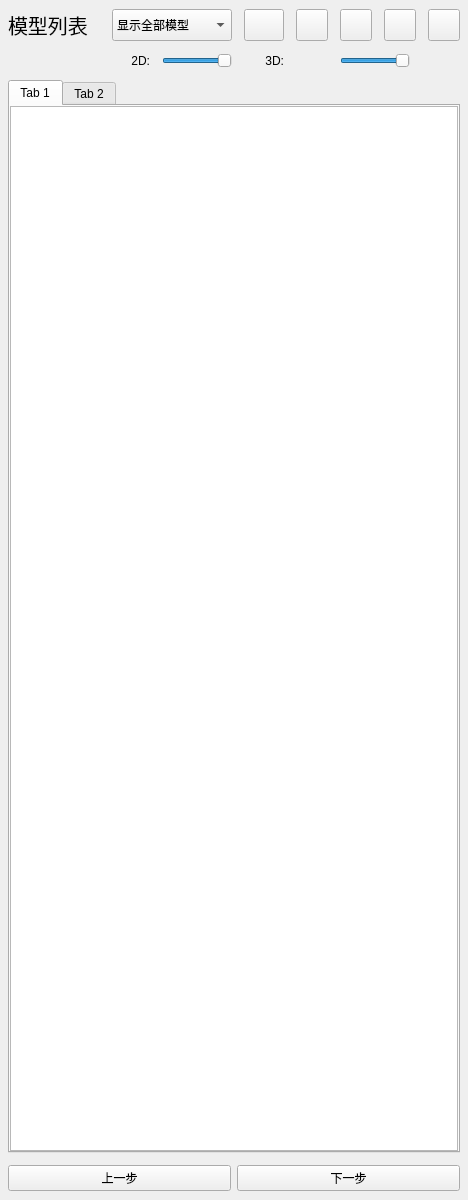
<?xml version="1.0" encoding="UTF-8"?>
<ui version="4.0">
 <class>Normal_Manager</class>
 <widget class="qMRMLWidget" name="Normal_Manager">
  <property name="geometry">
   <rect>
    <x>0</x>
    <y>0</y>
    <width>400</width>
    <height>1200</height>
   </rect>
  </property>
  <property name="styleSheet">
   <string notr="true"/>
  </property>
  <layout class="QVBoxLayout" name="verticalLayout_2">
   <property name="spacing">
    <number>24</number>
   </property>
   <property name="leftMargin">
    <number>2</number>
   </property>
   <property name="topMargin">
    <number>2</number>
   </property>
   <property name="rightMargin">
    <number>2</number>
   </property>
   <property name="bottomMargin">
    <number>2</number>
   </property>
   <item>
    <widget class="QWidget" name="widget" native="true">
     <layout class="QVBoxLayout" name="verticalLayout">
      <property name="spacing">
       <number>12</number>
      </property>
      <property name="leftMargin">
       <number>6</number>
      </property>
      <property name="topMargin">
       <number>7</number>
      </property>
      <property name="rightMargin">
       <number>6</number>
      </property>
      <property name="bottomMargin">
       <number>7</number>
      </property>
      <item>
       <layout class="QGridLayout" name="gridLayout">
        <item row="0" column="2" colspan="2">
         <widget class="QComboBox" name="comboBox">
          <property name="sizePolicy">
           <sizepolicy hsizetype="Maximum" vsizetype="Fixed">
            <horstretch>0</horstretch>
            <verstretch>0</verstretch>
           </sizepolicy>
          </property>
          <property name="minimumSize">
           <size>
            <width>120</width>
            <height>32</height>
           </size>
          </property>
          <item>
           <property name="text">
            <string>显示全部模型</string>
           </property>
          </item>
          <item>
           <property name="text">
            <string>其他</string>
           </property>
          </item>
         </widget>
        </item>
        <item row="1" column="4">
         <widget class="QLabel" name="label">
          <property name="text">
           <string>3D:</string>
          </property>
          <property name="alignment">
           <set>Qt::AlignRight|Qt::AlignTrailing|Qt::AlignVCenter</set>
          </property>
         </widget>
        </item>
        <item row="1" column="1">
         <widget class="QWidget" name="widget_4" native="true"/>
        </item>
        <item row="1" column="0">
         <widget class="QWidget" name="widget_3" native="true"/>
        </item>
        <item row="1" column="2">
         <widget class="QLabel" name="label_2">
          <property name="text">
           <string>2D:</string>
          </property>
          <property name="alignment">
           <set>Qt::AlignRight|Qt::AlignTrailing|Qt::AlignVCenter</set>
          </property>
         </widget>
        </item>
        <item row="0" column="0">
         <widget class="QLabel" name="label_20">
          <property name="sizePolicy">
           <sizepolicy hsizetype="Minimum" vsizetype="Preferred">
            <horstretch>0</horstretch>
            <verstretch>0</verstretch>
           </sizepolicy>
          </property>
          <property name="font">
           <font>
            <pointsize>15</pointsize>
           </font>
          </property>
          <property name="text">
           <string>模型列表</string>
          </property>
         </widget>
        </item>
        <item row="0" column="7">
         <widget class="QPushButton" name="btnClose3D">
          <property name="sizePolicy">
           <sizepolicy hsizetype="Preferred" vsizetype="Preferred">
            <horstretch>0</horstretch>
            <verstretch>0</verstretch>
           </sizepolicy>
          </property>
          <property name="minimumSize">
           <size>
            <width>32</width>
            <height>32</height>
           </size>
          </property>
          <property name="maximumSize">
           <size>
            <width>32</width>
            <height>32</height>
           </size>
          </property>
          <property name="text">
           <string/>
          </property>
         </widget>
        </item>
        <item row="1" column="6" colspan="2">
         <widget class="QSlider" name="horizontalSlider3D">
          <property name="minimumSize">
           <size>
            <width>70</width>
            <height>0</height>
           </size>
          </property>
          <property name="maximumSize">
           <size>
            <width>70</width>
            <height>16777215</height>
           </size>
          </property>
          <property name="maximum">
           <number>100</number>
          </property>
          <property name="value">
           <number>100</number>
          </property>
          <property name="orientation">
           <enum>Qt::Horizontal</enum>
          </property>
         </widget>
        </item>
        <item row="0" column="4">
         <widget class="QToolButton" name="btnAdd">
          <property name="minimumSize">
           <size>
            <width>40</width>
            <height>32</height>
           </size>
          </property>
          <property name="maximumSize">
           <size>
            <width>40</width>
            <height>32</height>
           </size>
          </property>
          <property name="text">
           <string/>
          </property>
         </widget>
        </item>
        <item row="1" column="3">
         <widget class="QSlider" name="horizontalSlider2D">
          <property name="minimumSize">
           <size>
            <width>70</width>
            <height>0</height>
           </size>
          </property>
          <property name="maximumSize">
           <size>
            <width>70</width>
            <height>16777215</height>
           </size>
          </property>
          <property name="maximum">
           <number>100</number>
          </property>
          <property name="value">
           <number>100</number>
          </property>
          <property name="orientation">
           <enum>Qt::Horizontal</enum>
          </property>
         </widget>
        </item>
        <item row="0" column="6">
         <widget class="QPushButton" name="btnClose2D">
          <property name="minimumSize">
           <size>
            <width>32</width>
            <height>32</height>
           </size>
          </property>
          <property name="maximumSize">
           <size>
            <width>32</width>
            <height>32</height>
           </size>
          </property>
          <property name="text">
           <string/>
          </property>
         </widget>
        </item>
        <item row="0" column="8">
         <widget class="QPushButton" name="btnRemove">
          <property name="minimumSize">
           <size>
            <width>32</width>
            <height>32</height>
           </size>
          </property>
          <property name="maximumSize">
           <size>
            <width>32</width>
            <height>32</height>
           </size>
          </property>
          <property name="text">
           <string/>
          </property>
         </widget>
        </item>
        <item row="0" column="5">
         <widget class="QPushButton" name="btn_export">
          <property name="minimumSize">
           <size>
            <width>32</width>
            <height>32</height>
           </size>
          </property>
          <property name="maximumSize">
           <size>
            <width>32</width>
            <height>32</height>
           </size>
          </property>
          <property name="text">
           <string/>
          </property>
         </widget>
        </item>
       </layout>
      </item>
      <item>
       <widget class="QTabWidget" name="tabWidget">
        <property name="currentIndex">
         <number>0</number>
        </property>
        <widget class="QWidget" name="tab">
         <attribute name="title">
          <string>Tab 1</string>
         </attribute>
         <layout class="QHBoxLayout" name="horizontalLayout_4">
          <property name="leftMargin">
           <number>0</number>
          </property>
          <property name="topMargin">
           <number>0</number>
          </property>
          <property name="rightMargin">
           <number>0</number>
          </property>
          <property name="bottomMargin">
           <number>0</number>
          </property>
          <item>
           <widget class="QListWidget" name="ListWidget">
            <property name="styleSheet">
             <string notr="true"/>
            </property>
            <property name="horizontalScrollBarPolicy">
             <enum>Qt::ScrollBarAlwaysOff</enum>
            </property>
            <property name="autoScrollMargin">
             <number>6</number>
            </property>
            <property name="verticalScrollMode">
             <enum>QAbstractItemView::ScrollPerPixel</enum>
            </property>
            <property name="horizontalScrollMode">
             <enum>QAbstractItemView::ScrollPerPixel</enum>
            </property>
           </widget>
          </item>
         </layout>
        </widget>
        <widget class="QWidget" name="tab_2">
         <attribute name="title">
          <string>Tab 2</string>
         </attribute>
         <layout class="QVBoxLayout" name="verticalLayout_4">
          <property name="leftMargin">
           <number>0</number>
          </property>
          <property name="topMargin">
           <number>0</number>
          </property>
          <property name="rightMargin">
           <number>0</number>
          </property>
          <property name="bottomMargin">
           <number>0</number>
          </property>
         </layout>
        </widget>
       </widget>
      </item>
      <item>
       <widget class="QWidget" name="widget_2" native="true">
        <layout class="QHBoxLayout" name="horizontalLayout_3">
         <property name="leftMargin">
          <number>0</number>
         </property>
         <property name="topMargin">
          <number>0</number>
         </property>
         <property name="rightMargin">
          <number>0</number>
         </property>
         <property name="bottomMargin">
          <number>0</number>
         </property>
         <item>
          <layout class="QHBoxLayout" name="horizontalLayout_2">
           <item>
            <widget class="QPushButton" name="btn_pre">
             <property name="text">
              <string>上一步</string>
             </property>
            </widget>
           </item>
           <item>
            <widget class="QPushButton" name="btn_next">
             <property name="text">
              <string>下一步</string>
             </property>
            </widget>
           </item>
          </layout>
         </item>
        </layout>
       </widget>
      </item>
     </layout>
    </widget>
   </item>
  </layout>
 </widget>
 <customwidgets>
  <customwidget>
   <class>qMRMLWidget</class>
   <extends>QWidget</extends>
   <header>qMRMLWidget.h</header>
   <container>1</container>
  </customwidget>
 </customwidgets>
 <resources/>
 <connections/>
</ui>
